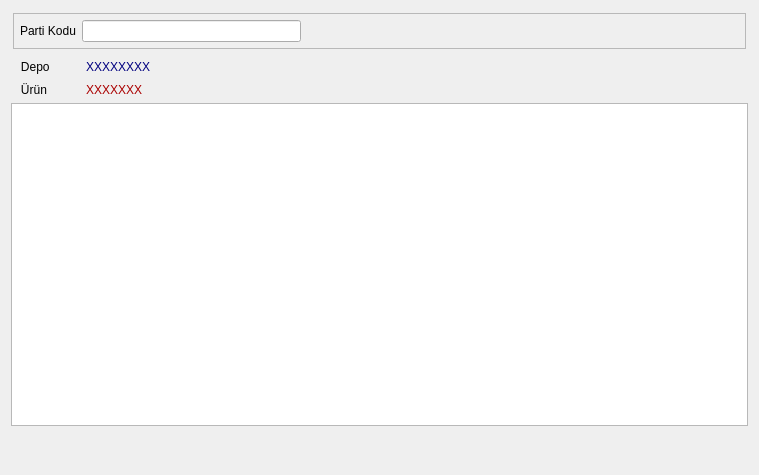
<?xml version="1.0" encoding="UTF-8"?>
<ui version="4.0">
 <class>STOK_URUN_PARTI_KODU_ARAMA</class>
 <widget class="QDialog" name="STOK_URUN_PARTI_KODU_ARAMA">
  <property name="geometry">
   <rect>
    <x>0</x>
    <y>0</y>
    <width>759</width>
    <height>475</height>
   </rect>
  </property>
  <property name="sizePolicy">
   <sizepolicy hsizetype="Expanding" vsizetype="Expanding">
    <horstretch>0</horstretch>
    <verstretch>0</verstretch>
   </sizepolicy>
  </property>
  <property name="minimumSize">
   <size>
    <width>480</width>
    <height>260</height>
   </size>
  </property>
  <property name="windowTitle">
   <string>ÜRÜN PARTİLERİ</string>
  </property>
  <layout class="QGridLayout" name="gridLayout_3" rowstretch="1,1,10,1" columnstretch="10,2">
   <property name="sizeConstraint">
    <enum>QLayout::SetNoConstraint</enum>
   </property>
   <item row="0" column="0" colspan="2">
    <widget class="QFrame" name="main_frame">
     <property name="sizePolicy">
      <sizepolicy hsizetype="Expanding" vsizetype="Expanding">
       <horstretch>0</horstretch>
       <verstretch>0</verstretch>
      </sizepolicy>
     </property>
     <property name="frameShape">
      <enum>QFrame::NoFrame</enum>
     </property>
     <property name="frameShadow">
      <enum>QFrame::Raised</enum>
     </property>
     <property name="lineWidth">
      <number>0</number>
     </property>
     <layout class="QGridLayout" name="gridLayout_4">
      <property name="margin">
       <number>2</number>
      </property>
      <item row="0" column="0">
       <widget class="QFrame" name="frame">
        <property name="sizePolicy">
         <sizepolicy hsizetype="Expanding" vsizetype="Fixed">
          <horstretch>0</horstretch>
          <verstretch>0</verstretch>
         </sizepolicy>
        </property>
        <property name="frameShape">
         <enum>QFrame::StyledPanel</enum>
        </property>
        <property name="frameShadow">
         <enum>QFrame::Raised</enum>
        </property>
        <layout class="QGridLayout" name="gridLayout_2" columnstretch="1,20,40">
         <property name="margin">
          <number>6</number>
         </property>
         <item row="0" column="0">
          <widget class="QLabel" name="label_parti_kodu">
           <property name="sizePolicy">
            <sizepolicy hsizetype="Expanding" vsizetype="Fixed">
             <horstretch>0</horstretch>
             <verstretch>0</verstretch>
            </sizepolicy>
           </property>
           <property name="text">
            <string>Parti Kodu</string>
           </property>
          </widget>
         </item>
         <item row="0" column="1">
          <widget class="QLineEdit" name="lineEdit_parti_kodu"/>
         </item>
         <item row="0" column="2">
          <spacer name="horizontalSpacer_3">
           <property name="orientation">
            <enum>Qt::Horizontal</enum>
           </property>
           <property name="sizeHint" stdset="0">
            <size>
             <width>40</width>
             <height>20</height>
            </size>
           </property>
          </spacer>
         </item>
        </layout>
       </widget>
      </item>
     </layout>
    </widget>
   </item>
   <item row="1" column="0" colspan="2">
    <layout class="QGridLayout" name="gridLayout" columnstretch="5,10,30">
     <item row="0" column="0">
      <widget class="QLabel" name="label">
       <property name="sizePolicy">
        <sizepolicy hsizetype="Fixed" vsizetype="Fixed">
         <horstretch>0</horstretch>
         <verstretch>0</verstretch>
        </sizepolicy>
       </property>
       <property name="text">
        <string>   Depo         </string>
       </property>
      </widget>
     </item>
     <item row="0" column="1">
      <widget class="QLabel" name="label_depo">
       <property name="sizePolicy">
        <sizepolicy hsizetype="Expanding" vsizetype="Fixed">
         <horstretch>0</horstretch>
         <verstretch>0</verstretch>
        </sizepolicy>
       </property>
       <property name="styleSheet">
        <string notr="true">color: rgb(0, 0, 127);</string>
       </property>
       <property name="text">
        <string>XXXXXXXX</string>
       </property>
      </widget>
     </item>
     <item row="1" column="0">
      <widget class="QLabel" name="label_2">
       <property name="sizePolicy">
        <sizepolicy hsizetype="Fixed" vsizetype="Fixed">
         <horstretch>0</horstretch>
         <verstretch>0</verstretch>
        </sizepolicy>
       </property>
       <property name="text">
        <string>   Ürün  </string>
       </property>
      </widget>
     </item>
     <item row="1" column="1">
      <widget class="QLabel" name="label_urun">
       <property name="sizePolicy">
        <sizepolicy hsizetype="Expanding" vsizetype="Fixed">
         <horstretch>0</horstretch>
         <verstretch>0</verstretch>
        </sizepolicy>
       </property>
       <property name="styleSheet">
        <string notr="true">color: rgb(170, 0, 0);</string>
       </property>
       <property name="text">
        <string>XXXXXXX</string>
       </property>
      </widget>
     </item>
     <item row="0" column="2">
      <spacer name="horizontalSpacer_2">
       <property name="orientation">
        <enum>Qt::Horizontal</enum>
       </property>
       <property name="sizeHint" stdset="0">
        <size>
         <width>40</width>
         <height>20</height>
        </size>
       </property>
      </spacer>
     </item>
    </layout>
   </item>
   <item row="2" column="0" colspan="2">
    <widget class="QTableWidget" name="tableWidget"/>
   </item>
   <item row="3" column="0">
    <spacer name="horizontalSpacer">
     <property name="orientation">
      <enum>Qt::Horizontal</enum>
     </property>
     <property name="sizeHint" stdset="0">
      <size>
       <width>592</width>
       <height>20</height>
      </size>
     </property>
    </spacer>
   </item>
   <item row="3" column="1">
    <widget class="QWidget" name="widget_batch_buttons" native="true">
     <property name="sizePolicy">
      <sizepolicy hsizetype="Expanding" vsizetype="Expanding">
       <horstretch>0</horstretch>
       <verstretch>0</verstretch>
      </sizepolicy>
     </property>
    </widget>
   </item>
  </layout>
 </widget>
 <tabstops>
  <tabstop>lineEdit_parti_kodu</tabstop>
  <tabstop>tableWidget</tabstop>
 </tabstops>
 <resources/>
 <connections/>
</ui>
